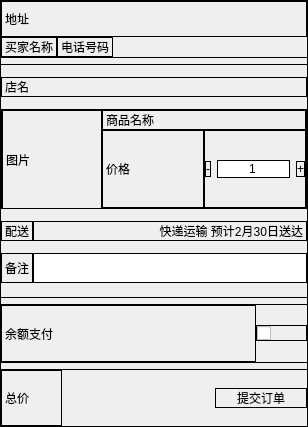
<?xml version="1.0" encoding="UTF-8"?>
<ui version="4.0">
 <class>Form</class>
 <widget class="QWidget" name="Form">
  <property name="geometry">
   <rect>
    <x>0</x>
    <y>0</y>
    <width>308</width>
    <height>427</height>
   </rect>
  </property>
  <property name="windowTitle">
   <string>Form</string>
  </property>
  <property name="styleSheet">
   <string notr="true">border:1px solid black;</string>
  </property>
  <layout class="QVBoxLayout" name="verticalLayout" stretch="1,4,1,1">
   <property name="leftMargin">
    <number>0</number>
   </property>
   <property name="topMargin">
    <number>0</number>
   </property>
   <property name="rightMargin">
    <number>0</number>
   </property>
   <property name="bottomMargin">
    <number>0</number>
   </property>
   <item>
    <widget class="QFrame" name="frame">
     <property name="frameShape">
      <enum>QFrame::StyledPanel</enum>
     </property>
     <property name="frameShadow">
      <enum>QFrame::Raised</enum>
     </property>
     <layout class="QGridLayout" name="gridLayout" rowstretch="2,1" columnstretch="1,1,5">
      <property name="leftMargin">
       <number>0</number>
      </property>
      <property name="topMargin">
       <number>0</number>
      </property>
      <property name="rightMargin">
       <number>0</number>
      </property>
      <property name="bottomMargin">
       <number>0</number>
      </property>
      <property name="spacing">
       <number>0</number>
      </property>
      <item row="1" column="1">
       <widget class="MyLabel" name="label_3">
        <property name="cursor">
         <cursorShape>PointingHandCursor</cursorShape>
        </property>
        <property name="text">
         <string>电话号码</string>
        </property>
       </widget>
      </item>
      <item row="1" column="0">
       <widget class="MyLabel" name="label_2">
        <property name="cursor">
         <cursorShape>PointingHandCursor</cursorShape>
        </property>
        <property name="text">
         <string>买家名称</string>
        </property>
       </widget>
      </item>
      <item row="1" column="2">
       <spacer name="horizontalSpacer">
        <property name="orientation">
         <enum>Qt::Horizontal</enum>
        </property>
        <property name="sizeHint" stdset="0">
         <size>
          <width>40</width>
          <height>20</height>
         </size>
        </property>
       </spacer>
      </item>
      <item row="0" column="0" colspan="3">
       <widget class="MyLabel" name="label">
        <property name="cursor">
         <cursorShape>PointingHandCursor</cursorShape>
        </property>
        <property name="text">
         <string>地址</string>
        </property>
       </widget>
      </item>
     </layout>
    </widget>
   </item>
   <item>
    <widget class="QFrame" name="frame_2">
     <property name="frameShape">
      <enum>QFrame::StyledPanel</enum>
     </property>
     <property name="frameShadow">
      <enum>QFrame::Raised</enum>
     </property>
     <layout class="QGridLayout" name="gridLayout_2">
      <property name="leftMargin">
       <number>0</number>
      </property>
      <property name="topMargin">
       <number>0</number>
      </property>
      <property name="rightMargin">
       <number>0</number>
      </property>
      <property name="bottomMargin">
       <number>0</number>
      </property>
      <property name="spacing">
       <number>0</number>
      </property>
      <item row="0" column="0" colspan="2">
       <widget class="QLabel" name="label_4">
        <property name="maximumSize">
         <size>
          <width>16777215</width>
          <height>20</height>
         </size>
        </property>
        <property name="text">
         <string>店名</string>
        </property>
       </widget>
      </item>
      <item row="1" column="0" colspan="2">
       <widget class="QFrame" name="frame_5">
        <property name="minimumSize">
         <size>
          <width>0</width>
          <height>100</height>
         </size>
        </property>
        <property name="maximumSize">
         <size>
          <width>16777215</width>
          <height>100</height>
         </size>
        </property>
        <property name="frameShape">
         <enum>QFrame::StyledPanel</enum>
        </property>
        <property name="frameShadow">
         <enum>QFrame::Raised</enum>
        </property>
        <layout class="QGridLayout" name="gridLayout_3" rowstretch="1,4" columnstretch="1,1,1">
         <property name="leftMargin">
          <number>0</number>
         </property>
         <property name="topMargin">
          <number>0</number>
         </property>
         <property name="rightMargin">
          <number>0</number>
         </property>
         <property name="bottomMargin">
          <number>0</number>
         </property>
         <property name="spacing">
          <number>0</number>
         </property>
         <item row="0" column="0" rowspan="2">
          <widget class="QLabel" name="label_8">
           <property name="minimumSize">
            <size>
             <width>100</width>
             <height>100</height>
            </size>
           </property>
           <property name="maximumSize">
            <size>
             <width>100</width>
             <height>100</height>
            </size>
           </property>
           <property name="text">
            <string>图片</string>
           </property>
          </widget>
         </item>
         <item row="0" column="1" colspan="2">
          <widget class="QLabel" name="label_9">
           <property name="text">
            <string>商品名称</string>
           </property>
          </widget>
         </item>
         <item row="1" column="1">
          <widget class="QLabel" name="label_10">
           <property name="text">
            <string>价格</string>
           </property>
          </widget>
         </item>
         <item row="1" column="2">
          <widget class="QFrame" name="frame_6">
           <property name="frameShape">
            <enum>QFrame::StyledPanel</enum>
           </property>
           <property name="frameShadow">
            <enum>QFrame::Raised</enum>
           </property>
           <layout class="QHBoxLayout" name="horizontalLayout">
            <property name="leftMargin">
             <number>0</number>
            </property>
            <property name="topMargin">
             <number>0</number>
            </property>
            <property name="rightMargin">
             <number>0</number>
            </property>
            <property name="bottomMargin">
             <number>0</number>
            </property>
            <item>
             <widget class="QPushButton" name="pushButton">
              <property name="styleSheet">
               <string notr="true">font: 22pt &quot;Microsoft YaHei UI&quot;;</string>
              </property>
              <property name="text">
               <string>-</string>
              </property>
             </widget>
            </item>
            <item>
             <widget class="QLineEdit" name="lineEdit">
              <property name="text">
               <string>1</string>
              </property>
              <property name="alignment">
               <set>Qt::AlignCenter</set>
              </property>
             </widget>
            </item>
            <item>
             <widget class="QPushButton" name="pushButton_2">
              <property name="styleSheet">
               <string notr="true">font: 22pt &quot;Microsoft YaHei UI&quot;;</string>
              </property>
              <property name="text">
               <string>+</string>
              </property>
             </widget>
            </item>
           </layout>
          </widget>
         </item>
        </layout>
       </widget>
      </item>
      <item row="2" column="0">
       <widget class="QLabel" name="label_5">
        <property name="minimumSize">
         <size>
          <width>0</width>
          <height>20</height>
         </size>
        </property>
        <property name="maximumSize">
         <size>
          <width>16777215</width>
          <height>20</height>
         </size>
        </property>
        <property name="text">
         <string>配送</string>
        </property>
       </widget>
      </item>
      <item row="2" column="1">
       <widget class="QLabel" name="label_6">
        <property name="text">
         <string>快递运输 预计2月30日送达</string>
        </property>
        <property name="alignment">
         <set>Qt::AlignRight|Qt::AlignTrailing|Qt::AlignVCenter</set>
        </property>
       </widget>
      </item>
      <item row="3" column="0">
       <widget class="QLabel" name="label_7">
        <property name="minimumSize">
         <size>
          <width>0</width>
          <height>30</height>
         </size>
        </property>
        <property name="maximumSize">
         <size>
          <width>16777215</width>
          <height>30</height>
         </size>
        </property>
        <property name="text">
         <string>备注</string>
        </property>
       </widget>
      </item>
      <item row="3" column="1">
       <widget class="QTextEdit" name="textEdit">
        <property name="minimumSize">
         <size>
          <width>0</width>
          <height>30</height>
         </size>
        </property>
        <property name="maximumSize">
         <size>
          <width>16777215</width>
          <height>30</height>
         </size>
        </property>
       </widget>
      </item>
     </layout>
    </widget>
   </item>
   <item>
    <widget class="QFrame" name="frame_3">
     <property name="frameShape">
      <enum>QFrame::StyledPanel</enum>
     </property>
     <property name="frameShadow">
      <enum>QFrame::Raised</enum>
     </property>
     <layout class="QHBoxLayout" name="horizontalLayout_2" stretch="5,1">
      <property name="spacing">
       <number>0</number>
      </property>
      <property name="leftMargin">
       <number>0</number>
      </property>
      <property name="topMargin">
       <number>0</number>
      </property>
      <property name="rightMargin">
       <number>0</number>
      </property>
      <property name="bottomMargin">
       <number>0</number>
      </property>
      <item>
       <widget class="QLabel" name="label_11">
        <property name="text">
         <string>余额支付</string>
        </property>
       </widget>
      </item>
      <item>
       <widget class="QCheckBox" name="checkBox">
        <property name="cursor">
         <cursorShape>PointingHandCursor</cursorShape>
        </property>
        <property name="text">
         <string/>
        </property>
        <property name="checked">
         <bool>false</bool>
        </property>
        <property name="tristate">
         <bool>false</bool>
        </property>
       </widget>
      </item>
     </layout>
    </widget>
   </item>
   <item>
    <widget class="QFrame" name="frame_4">
     <property name="frameShape">
      <enum>QFrame::StyledPanel</enum>
     </property>
     <property name="frameShadow">
      <enum>QFrame::Raised</enum>
     </property>
     <layout class="QHBoxLayout" name="horizontalLayout_3" stretch="2,5,3">
      <property name="spacing">
       <number>0</number>
      </property>
      <property name="leftMargin">
       <number>0</number>
      </property>
      <property name="topMargin">
       <number>0</number>
      </property>
      <property name="rightMargin">
       <number>0</number>
      </property>
      <property name="bottomMargin">
       <number>0</number>
      </property>
      <item>
       <widget class="QLabel" name="label_12">
        <property name="text">
         <string>总价</string>
        </property>
       </widget>
      </item>
      <item>
       <spacer name="horizontalSpacer_2">
        <property name="orientation">
         <enum>Qt::Horizontal</enum>
        </property>
        <property name="sizeHint" stdset="0">
         <size>
          <width>40</width>
          <height>20</height>
         </size>
        </property>
       </spacer>
      </item>
      <item>
       <widget class="QPushButton" name="pushButton_3">
        <property name="text">
         <string>提交订单</string>
        </property>
       </widget>
      </item>
     </layout>
    </widget>
   </item>
  </layout>
 </widget>
 <customwidgets>
  <customwidget>
   <class>MyLabel</class>
   <extends>QLabel</extends>
   <header location="global">app.components.my_label.h</header>
  </customwidget>
 </customwidgets>
 <resources/>
 <connections/>
</ui>
